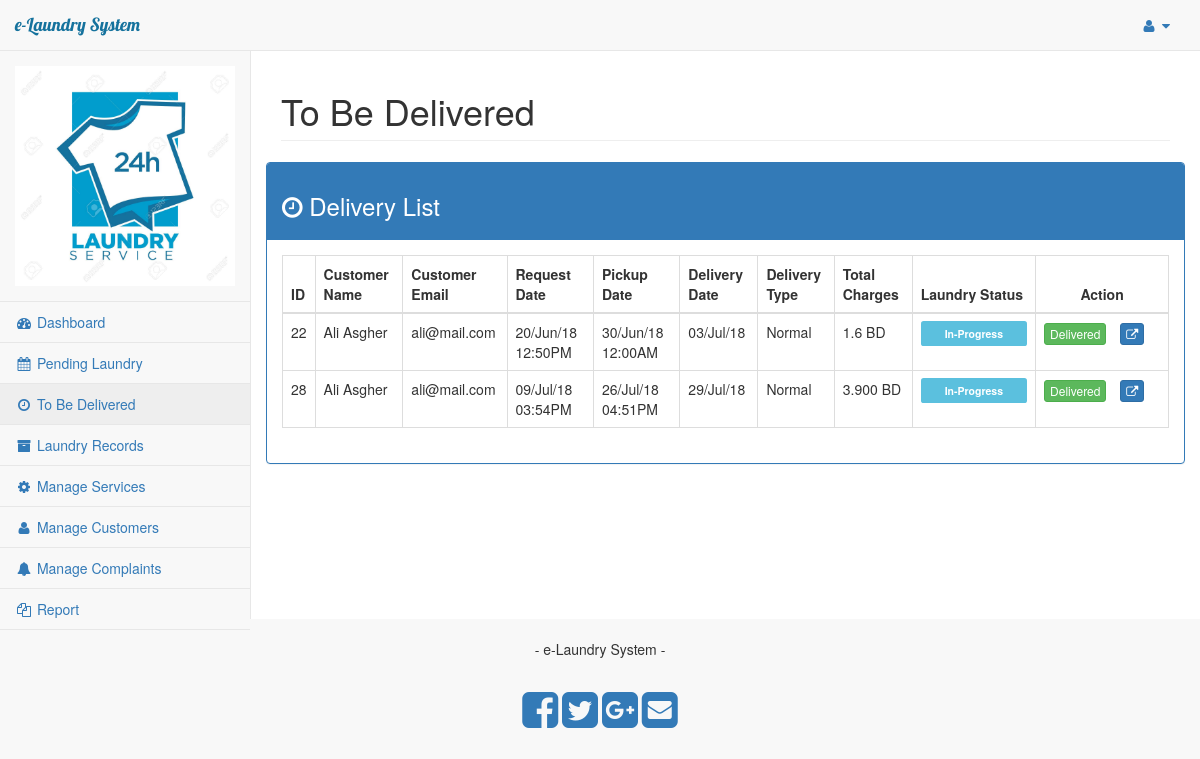
/admin/in_progress_appointments.php (signed in), run on the app's committed database.
### tables this page shows
CREATE TABLE `appointments` (
  `id` int(11) NOT NULL,
  `customer_id` int(11) NOT NULL,
  `cus_name` varchar(255) NOT NULL,
  `cus_email` varchar(255) NOT NULL,
  `cus_contact` varchar(255) NOT NULL,
  `location` text,
  `additional_instructions` text,
  `_datetime` datetime NOT NULL,
  `delivery_date` datetime NOT NULL,
  `delivery_type` varchar(255) NOT NULL DEFAULT 'normal',
  `payment_type` varchar(255) NOT NULL DEFAULT 'Cash On Delivery',
  `total_amount` varchar(255) NOT NULL DEFAULT '0',
  `appointment_status` int(11) NOT NULL DEFAULT '1',
  `status` int(11) NOT NULL DEFAULT '1',
  `created_date` datetime NOT NULL DEFAULT CURRENT_TIMESTAMP
);

### admin/in_progress_appointments.php (the view, shortened to what this page needs)
<?php include_once 'includes/header.php' ?>
        <div id="page-wrapper">
            <div class="row">
                <div class="col-lg-12">
                    <h1 class="page-header">To Be Delivered</h1>
                </div>
            </div>
            <section id="main">
    <div class="row">
    <div id="errorDiv" class="col-sm-8 col-sm-offset-2">
      </div>
      <div class="panel panel-primary">
        <div class="panel-heading">
            <h3><span class="fa fa-clock-o"></span> Delivery List</h3>
        </div>
        <div class="panel-body">
            <table class="table table-bordered">
                <thead>
                    <tr>
                        <th>
                            ID
                        </th>
                        <th>
                            Customer Name
                        </th>
                        <th>
                            Customer Email
                        </th>
                        <th>
                            Request Date
                        </th>
                        <th>
                            Pickup Date
                        </th>
                        <th>
                            Delivery Date
                        </th>
                        <th>
                            Delivery Type
                        </th>
                        <th>
                            Total Charges
                        </th>
                        <th>
                            Laundry Status
                        </th>
                        <th style="width: 15%"> <center>
                            Action
                        </center>
                        </th>
                    </tr>
                </thead>
                <tbody>
                <?php
                    $sql = "SELECT * FROM appointments
                    WHERE status = 1 AND appointment_status = 2
                    ORDER BY delivery_date";
                    $rs = mysqli_query($con, $sql);
                    $count = mysqli_num_rows($rs);
                    if($count == 0){
                        echo '<tr><th colspan="11"><center>No appointments pending </center></th></tr>';
                    }else{
                    while ($row = mysqli_fetch_assoc($rs)){?>
                    <tr>
                        <td><?=$row['id'] ?></td>
                        <td><?=ucwords($row['cus_name']) ?></td>
                        <td><?=$row['cus_email'] ?></td>
                        <td><?=date('d/M/y h:iA', strtotime($row['created_date'])) ?></td>
                        <td><?=date('d/M/y h:iA', strtotime($row['_datetime']))?></td>
                        <td><?=date('d/M/y', strtotime($row['delivery_date']))?></td>
                        <td><?=ucwords($row['delivery_type']) ?></td>
                        <td><?=$row['total_amount'];?> BD</td>
                        <?php
                        if($row['appointment_status'] == 2){
                            echo '<td><div style="padding: 5px 24px;" class="label label-info">In-Progress</div></td>';
                        }
                         ?>
                        <td>
                        <ul class="list-inline">
                            <li>
                                <a href="?delivered_id=<?=$row['id'] ?>" class="btn btn-success btn-xs">Delivered</a>
                            </li>
                            <li>
                                <a href="view_request_details.php?app_id=<?=$row['id'] ?>" class="btn btn-primary btn-xs"><span class="fa fa-external-link"></span></a>
                            </li>
                        </ul>
                        </td>
                    </tr>
                <?php }
                } ?>
                </tbody>
            </table>
        </div>
      </div>
    </div>
</section>
        </div>
    </div>
    <?php include_once 'includes/footer.php' ?>
</body>
</html>

### data on the page
appointments: id "22", cus_name "Ali Asgher", cus_email "ali@mail.com", created_date "20/Jun/18 12:50PM", _datetime "30/Jun/18 12:00AM", delivery_date "03/Jul/18", delivery_type "Normal", total_amount "1.6", appointment_status "In-Progress"
appointments: id "28", cus_name "Ali Asgher", cus_email "ali@mail.com", created_date "09/Jul/18 03:54PM", _datetime "26/Jul/18 04:51PM", delivery_date "29/Jul/18", delivery_type "Normal", total_amount "3.900", appointment_status "In-Progress"

### other printed values
constant("APP_NAME") "e-Laundry System"
